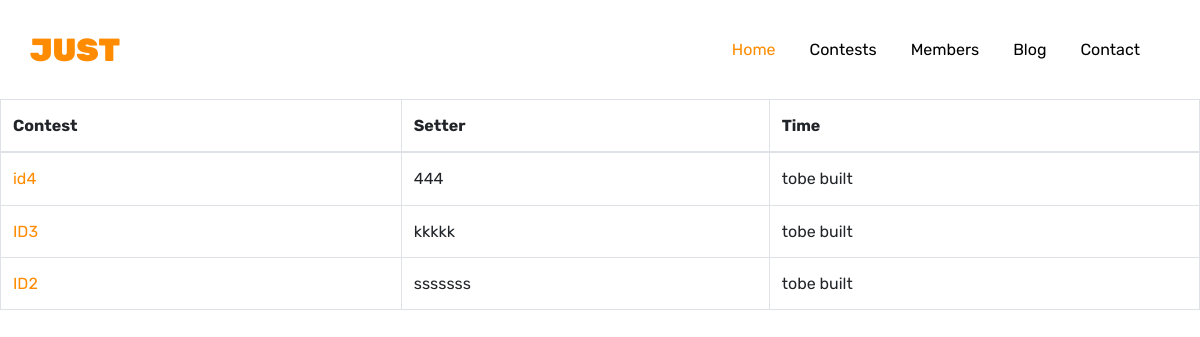
Page /home/ on the earlier database version.
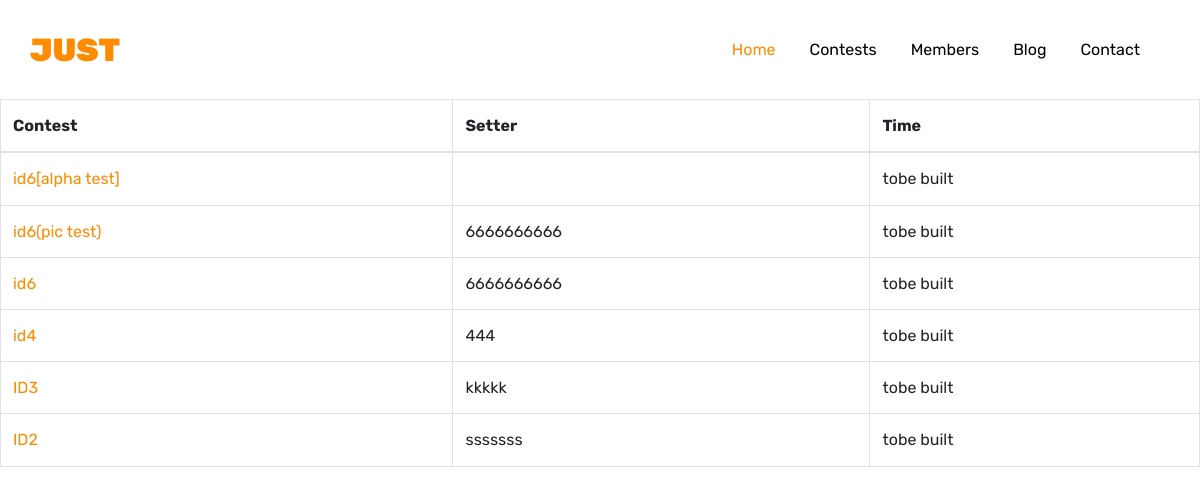
Same page on the later database version.
### createcontest/models.py (models this page shows, shortened)
class Createcontest(models.Model):
	contest_name = models.CharField(max_length=50,null=True)
	contest_setter = models.CharField(max_length=50,null=True)
	contest_time = models.DateTimeField(null=True,default=datetime.date.today)
	problem_name_1 = models.CharField(max_length=50,null=True)
	problem_time_limit_1 = models.CharField(max_length=50,null=True)
	problem_memory_limit_1 = models.CharField(max_length=50,null=True)
	problem_description_1 = RichTextField(null=True);
	problem_input_1 = RichTextField(null=True)
	problem_output_1 = RichTextField(null=True)
	problem_note_1 = RichTextField(null=True)
	problem_pic_url_1 = models.TextField(default="-")
	problem_pic_1 = models.TextField(null=True)
	problem_name_2 = models.CharField(max_length=50,null=True)
	problem_time_limit_2 = models.CharField(max_length=50,null=True)
	problem_memory_limit_2 = models.CharField(max_length=50,null=True)
	problem_description_2 = RichTextField(null=True);
	problem_input_2 = RichTextField(null=True);
	problem_output_2 = RichTextField(null=True);
	problem_note_2 = RichTextField(null=True)
	problem_pic_url_2 = models.TextField(default="-")
	problem_pic_2 = models.TextField(null=True)
	problem_name_3 = models.CharField(max_length=50,null=True)
	problem_time_limit_3 = models.CharField(max_length=50,null=True)
	problem_memory_limit_3 = models.CharField(max_length=50,null=True)
	problem_description_3 = RichTextField(null=True);
	problem_input_3 = RichTextField(null=True);
	problem_output_3 = RichTextField(null=True);
	problem_note_3 = RichTextField(null=True)
	problem_pic_url_3 = models.TextField(default="-")
	problem_pic_3 = models.TextField(null=True)
	problem_name_4 = models.CharField(max_length=50,null=True)
	problem_time_limit_4 = models.CharField(max_length=50,null=True)
	problem_memory_limit_4 = models.CharField(max_length=50,null=True)
	problem_description_4 = RichTextField(null=True);
	problem_input_4 = RichTextField(null=True);
	problem_output_4 = RichTextField(null=True);
	problem_note_4 = RichTextField(null=True)
	problem_pic_url_4 = models.TextField(default="-")
	problem_pic_4 = models.TextField(null=True)
	problem_name_5 = models.CharField(max_length=50,null=True)
	problem_time_limit_5 = models.CharField(max_length=50,null=True)
	problem_memory_limit_5 = models.CharField(max_length=50,null=True)
	problem_description_5 = RichTextField(null=True);
	problem_input_5 = RichTextField(null=True);
	problem_output_5 = RichTextField(null=True);
	problem_note_5 = RichTextField(null=True)
	problem_pic_url_5 = models.TextField(default="-")
	problem_pic_5 = models.TextField(null=True)

### frontpage/views.py (the view)
# urls.py: url(r'^home/(?P<pk>\d+)/$',views.problemlist,name='problemlist'),
def home(request):
	sitename = 'HOME'
	contest = Createcontest.objects.all()
	args = {'sitename':sitename,'contest':contest}
	return render(request,'front/home.html',args)

### frontpage/templates/front/home.html
{% extends 'front/master.html' %}
{% block mainblock %}
<table class="table table-bordered">
	<thead>
		<tr>
			<th scope="col">Contest</th>
			<th scope="col">Setter</th>
			<th scope="col">Time</th>
		</tr>
	</thead>
	<tbody>
		{% for i in contest reversed %}
		<tr>
			<td>
				<a href="{% url 'problemlist' pk=i.pk %}"> {{i.contest_name}} </a>
			</td>
			<td>{{i.contest_setter}}</td>
			<td>tobe built</td>
		</tr>
		{% endfor %}
	</tbody>
</table>
{% endblock %}

Differences in the rows shown:
added Createcontest: contest_name "id6[alpha test]"
added Createcontest: contest_name "id6(pic test)", contest_setter "6666666666"
added Createcontest: contest_name "id6", contest_setter "6666666666"
